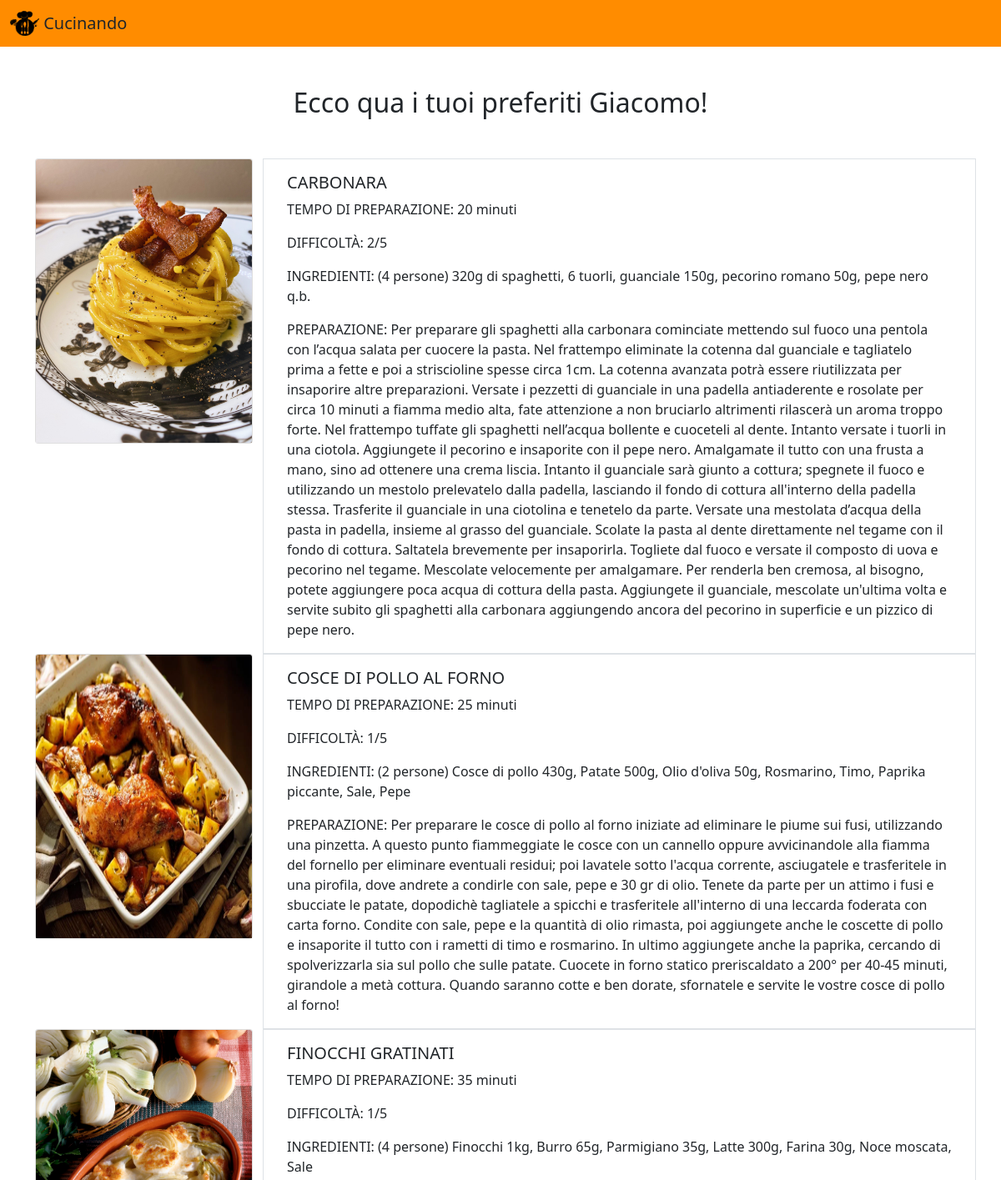
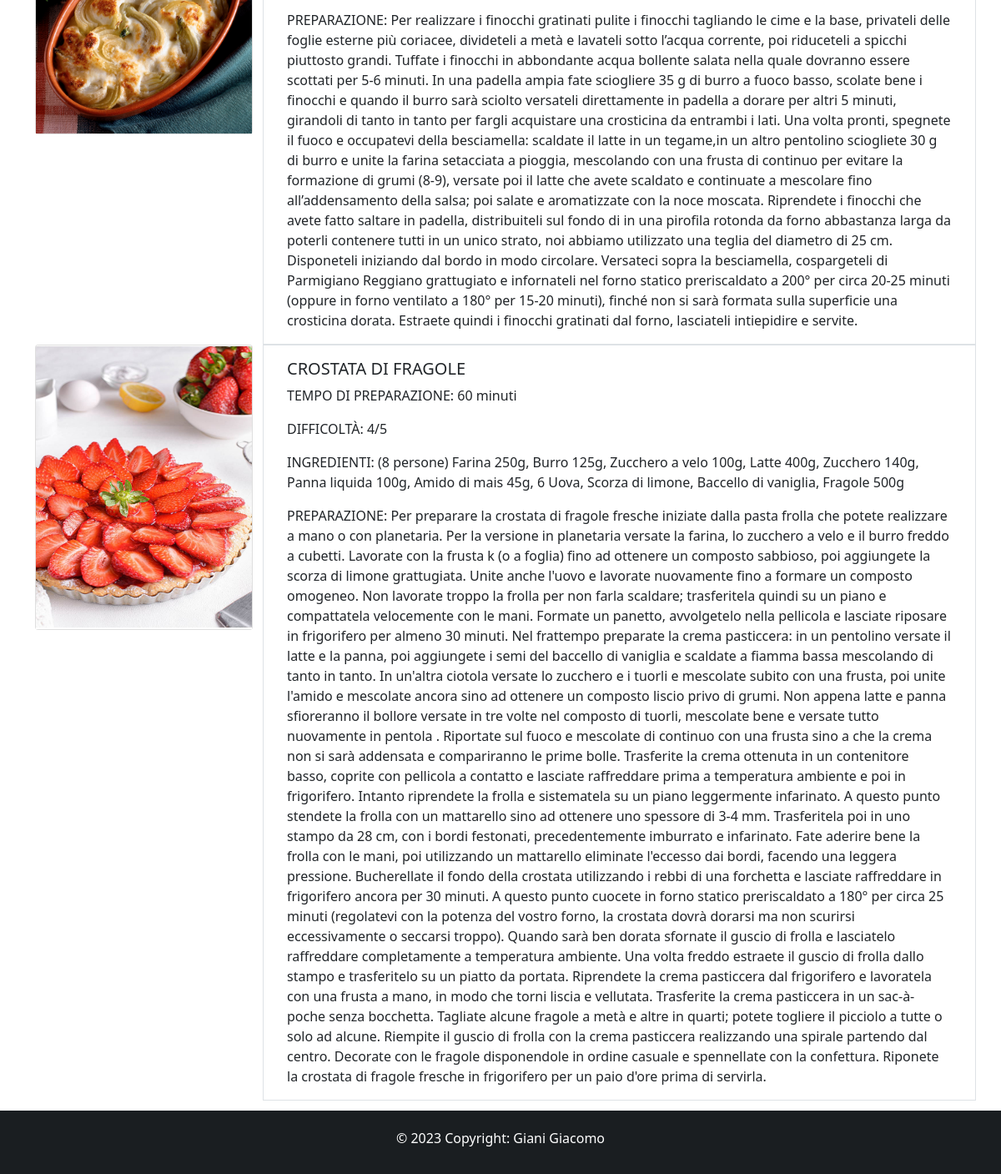
Page /home/accesso/preferiti (signed in) on the committed database (2 pictures, top to bottom).
### ricette/models.py (models this page shows, shortened)
class Utente(models.Model):
    nickname = models.CharField(max_length=35)
    email = models.CharField(max_length=35)
    password = models.CharField(max_length=8)
    preferiti = models.ManyToManyField(Ricetta, blank=True)

class Ricetta(models.Model):
    immagine = models.ImageField()
    nome = models.CharField(max_length=30)
    ingredienti = models.CharField(max_length=2000)
    difficoltà = models.IntegerField(default=1)
    tempo = models.IntegerField(default=1)
    descrizione = models.CharField(max_length=50000)
    categoria = models.CharField(max_length=20)

### ricette/views.py (the view)
# urls.py: path('accesso/preferiti', views.preferiti, name='preferiti'),
def preferiti(request):
    utenti = Utente.objects.all()
    user = request.session['user']
    for u in utenti:
        if u.nickname == user:
            utente = u
    return render(request, 'ricette/preferiti.html', {'utente': utente})

### ricette/templates/ricette/preferiti.html
{% extends 'ricette/common.html' %}
{% block content %}
    <nav class="navbar" style="background-color: darkorange;">
        <div class="container-fluid">
            <a class="navbar-brand" href="{% url 'accesso' %}">
                {% load static %}
                <img src="{% static 'ricette/logo3.png' %}" alt="" width="35" height="30" class="d-inline-block align-top" style="background-color: transparent;">
                <span class="text-dark">Cucinando</span>
            </a>
        </div>
    </nav>
    <div class="container my-5 text-center" style="max-width:580px">
        <h2>Ecco qua i tuoi preferiti {{ request.session.user }}!</h2>
    </div>
    <div class="container">
        <div class="row">
            {% for ricetta in utente.preferiti.all %}
                <div class="col-lg-3">
                    <div class="card" style="width: 100%;">
                        <img src="{{ ricetta.immagine.url }}" class="card-img-top" alt="..." style="height: 340px;">
                    </div>
                </div>
                <div class="col-lg-9 border border-orange">
                    <div class="card-body">
                        <h5 class="card-title"><span style="text-transform: uppercase;">{{ ricetta.nome }}</span></h5>
                        <p class="card-text"><span style="text-transform: uppercase;">Tempo di Preparazione:</span> {{ ricetta.tempo }} minuti</p>
                        <p class="card-text"><span style="text-transform: uppercase;">Difficoltà: </span>{{ ricetta.difficoltà }}/5</p>
                        <p class="card-text"><span style="text-transform: uppercase;">Ingredienti: </span>{{ ricetta.ingredienti }}</p>
                        <p class="card-text"><span style="text-transform: uppercase;">Preparazione: </span>{{ ricetta.descrizione }}</p>
                    </div>
                </div>
            {% endfor %}
        </div>
    </div>
{% endblock %}

### rows in the picture
Utente: session.user "Giacomo"
Ricetta: immagine (picture), nome "CARBONARA", tempo "20", difficoltà "2", ingredienti "(4 persone) 320g di spaghetti, 6 tuorli, guanciale 150g, pecorino romano 50g, pepe nero q.b.", descrizione "Per preparare gli spaghetti alla carbonara cominciate mettendo sul fuoco una pentola con l’acqua salata per cuocere la pasta. Nel frattempo eliminate la cotenna dal guanciale e tagliatelo prima a fette e poi a striscioline spesse circa 1cm. La cotenna avanzata potrà essere riutilizzata per insaporire altre preparazioni. Versate i pezzetti di guanciale in una padella antiaderente e rosolate per circa 10 minuti a fiamma medio alta, fate attenzione a non bruciarlo altrimenti rilascerà un aroma troppo forte. Nel frattempo tuffate gli spaghetti nell’acqua bollente e cuoceteli al dente. Intanto versate i tuorli in una ciotola. Aggiungete il pecorino e insaporite con il pepe nero. Amalgamate il…"
Ricetta: immagine (picture), nome "COSCE DI POLLO AL FORNO", tempo "25", difficoltà "1", ingredienti "(2 persone) Cosce di pollo 430g, Patate 500g, Olio d'oliva 50g, Rosmarino, Timo, Paprika piccante, Sale, Pepe", descrizione "Per preparare le cosce di pollo al forno iniziate ad eliminare le piume sui fusi, utilizzando una pinzetta. A questo punto fiammeggiate le cosce con un cannello oppure avvicinandole alla fiamma del fornello per eliminare eventuali residui; poi lavatele sotto l'acqua corrente, asciugatele e trasferitele in una pirofila, dove andrete a condirle con sale, pepe e 30 gr di olio. Tenete da parte per un attimo i fusi e sbucciate le patate, dopodichè tagliatele a spicchi e trasferitele all'interno di una leccarda foderata con carta forno. Condite con sale, pepe e la quantità di olio rimasta, poi aggiungete anche le coscette di pollo e insaporite il tutto con i rametti di timo e rosmarino. In ultimo…"
Ricetta: immagine (picture), nome "FINOCCHI GRATINATI", tempo "35", difficoltà "1", ingredienti "(4 persone) Finocchi 1kg, Burro 65g, Parmigiano 35g, Latte 300g, Farina 30g, Noce moscata, Sale", descrizione "Per realizzare i finocchi gratinati pulite i finocchi tagliando le cime e la base, privateli delle foglie esterne più coriacee, divideteli a metà e lavateli sotto l’acqua corrente, poi riduceteli a spicchi piuttosto grandi. Tuffate i finocchi in abbondante acqua bollente salata nella quale dovranno essere scottati per 5-6 minuti. In una padella ampia fate sciogliere 35 g di burro a fuoco basso, scolate bene i finocchi e quando il burro sarà sciolto versateli direttamente in padella a dorare per altri 5 minuti, girandoli di tanto in tanto per fargli acquistare una crosticina da entrambi i lati. Una volta pronti, spegnete il fuoco e occupatevi della besciamella: scaldate il latte in un…"
Ricetta: immagine (picture), nome "CROSTATA DI FRAGOLE", tempo "60", difficoltà "4", ingredienti "(8 persone) Farina 250g, Burro 125g, Zucchero a velo 100g, Latte 400g, Zucchero 140g, Panna liquida 100g, Amido di mais 45g, 6 Uova, Scorza di limone, Baccello di vaniglia, Fragole 500g", descrizione "Per preparare la crostata di fragole fresche iniziate dalla pasta frolla che potete realizzare a mano o con planetaria. Per la versione in planetaria versate la farina, lo zucchero a velo e il burro freddo a cubetti. Lavorate con la frusta k (o a foglia) fino ad ottenere un composto sabbioso, poi aggiungete la scorza di limone grattugiata. Unite anche l'uovo e lavorate nuovamente fino a formare un composto omogeneo. Non lavorate troppo la frolla per non farla scaldare; trasferitela quindi su un piano e compattatela velocemente con le mani. Formate un panetto, avvolgetelo nella pellicola e lasciate riposare in frigorifero per almeno 30 minuti. Nel frattempo preparate la crema pasticcera: in…"
